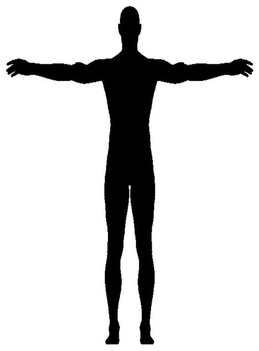
#> input picture scaled_mfrontf.jpg, 259 x 351 px, shrunk from 432 x 584 before the run
$ python run.py
#> lines starting #> are read from the running program, lines starting #| are printed output that depends on the picture; after the words box and inside, x2 and y2 are one past the last pixel; in counts of white or black regions, pixels touching at a corner belong together; long printed decimals are rounded
### parts.py

import cv2
import numpy as np
from outer import encContour
#cont_f=[]
#cont_f=encContour('mfront.jpg')

#to traverse through x and y coordinates(Rahul's fn.)
def retval (t,f,co) :

		x=[]

		for i in range(0,len(f)-1):
			a=f[:,0,1-co][i]-t
			b=f[:,0,1-co][i+1]-t
			if a*b == 0 :
				if a==0:
					x.append(f[:,0,co][i])
				else:
					x.append(f[:,0,co][i+1])
			else:
				if a*b<0:
					x.append((f[:,0,co][i]+f[:,0,co][i+1])/2)
		sorted(x)

		y=[]
		for i in range(0,len(x)-1):
			if x[i] == x[i+1] :
				continue
			y.append(x[i])
		if len(x) is not 0 :
			y.append(x[-1])
		return y

def disint(inpf, inps):
	'''
	inputs:
		inpf: input front image file
		inps: input side image file
	output:
		enclosing contour of:
			1. head
			2. body without head
			3. side view of head
			4. body without head side view
			5. hands(front view)
			6. body without hands(front view)
	'''
	imgf=cv2.imread(inpf)
	imgs=cv2.imread(inps)
	cont_f=encContour(inpf)
	cont_s=encContour(inps)


#getting extreme points

	l=tuple(cont_f[cont_f[:,:,0].argmin()][0])
	r=tuple(cont_f[cont_f[:,:,0].argmax()][0])
	t=tuple(cont_f[cont_f[:,:,1].argmin()][0])
	b=tuple(cont_f[cont_f[:,:,1].argmax()][0])
	ls=tuple(cont_s[cont_s[:,:,0].argmin()][0])
	rs=tuple(cont_s[cont_s[:,:,0].argmax()][0])
	ts=tuple(cont_s[cont_s[:,:,1].argmin()][0])
	bs=tuple(cont_s[cont_s[:,:,1].argmax()][0])
	length=r[0]-l[0]
	ran=np.linspace(0,b[1],200)
	for i in range(0,200):
		if i==0:
			continue
		ran[i]=b[1]-ran[i]

	c=0
	z=0
	X=[]
	for i in ran:
		x11=retval(i,cont_f,0)     #0 for y-coordinate
		if z==1:
			break
		if len(x11)==2 and c==0:
			wl=x11[1]-x11[0]
			c=1
		if len(x11)==2 and c==1:
			nl=x11[1]-x11[0]
			if nl<0.65*wl:
				X.append([x11[0],b[1]-i])
				X.append([x11[1],b[1]-i])
				z=1
				break
	imgf1=imgf
	imgs1=imgs
	h,w,d=imgf.shape
	h2,w2,d2=imgs.shape
	img1=np.zeros((h,w,d), dtype=np.uint8)
	img1[:,:]=[255,255,255]
	img2=np.zeros((h,w,d), dtype=np.uint8)
	img2[:,:]=[255,255,255]
	img2[0:int(i),:]=imgf1[0:int(i),:]			#projecting the head in blank image
	imgf1[0:int(i),:]=img1[0:int(i),:]			#removing the head from copy of image
	cv2.imwrite('head.jpg', img2)
	cv2.imwrite('body_without_head.jpg', imgf1)
	dist=int(i-t[1])
	img5=np.zeros((h2,w2,d2), dtype=np.uint8)
	img5[:,:]=[255,255,255]
	img6=np.zeros((h2,w2,d2), dtype=np.uint8)
	img6[:,:]=[255,255,255]
	img6[0:ts[1]+dist,:]=imgs1[0:ts[1]+dist,:]			#projecting the head in blank image
	imgs1[0:ts[1]+dist,:]=img5[0:ts[1]+dist,:]
	cv2.imwrite('head_side_view.jpg', img6)
	cv2.imwrite('side_view_without_head.jpg', imgs1)

	#cv2.imshow(img2, 'head')
	Y=[]
	height,width,dim=imgf.shape
#for hands
	a=0
	b=0
	ran2=np.linspace(1,r[0],200)
	for i in ran2:
		yp=retval(i-1,cont_f,1)
		y=retval(i,cont_f,1)
		if len(yp)==2 and a==0:
			p_slope=y[0]-yp[0]
			a=1									#comparing slopes
			continue
		elif len(yp)==2 and len(y)==2 and a==1:
			#print len(yp)
			slope=y[1]-yp[1]
			if p_slope!=0:
				b=1
				ratio=slope/p_slope
			p_slope=slope

		else:
			continue
		if b==1 and ratio>1.2:
			Y.append([i,y[1]])
			Y.append([width-i,y[1]])
			Y.append([i,y[0]])
			Y.append([width-i,y[0]])
			break
	print Y
	imgf2=cv2.imread(inpf)
	img3=np.zeros((height,width,dim), dtype=np.uint8)
	img3[:,:]=[255,255,255]
	img4=np.zeros((height,width,dim), dtype=np.uint8)
	img4[:,:]=[255,255,255]
	img4[:,0:int(i)]=imgf2[:,0:int(i)]
	img4[:,int(width-i):int(width)]=imgf2[:,int(width-i):int(width)]			#projecting hands in blank image
	imgf2[:,0:int(i)]=img3[:,0:int(i)]											#removing hands from copy of original image
	imgf2[:,int(width-i):int(width)]=img3[:,int(width-i):int(width)]			#also taking the mirror image of one hand
	cv2.imwrite('hands.jpg', img4)
	cv2.imwrite('body_without_hands.jpg', imgf2)
	return 'head.jpg', 'body_without_head.jpg', 'head_side_view.jpg', 'side_view_without_head.jpg', 'hands.jpg', 'body_without_hands.jpg';

### outer.py
import cv2
import numpy as np
from matplotlib import pyplot as plt
def encContour(i):
	if type(i) == np.ndarray:
		image=i
	else:
		image=cv2.imread(i)
	gray = cv2.cvtColor(image, cv2.COLOR_BGR2GRAY)
	#thresh = cv2.adaptiveThreshold(gray,255,cv2.ADAPTIVE_THRESH_GAUSSIAN_C,cv2.THRESH_BINARY_INV,11,8)
	#plt.imshow(thresh,cmap='gray')
	#plt.show()

	can=cv2.Canny(gray,120,200)
	#plt.imshow(can,cmap='gray')
	#plt.show()

	closing=cv2.morphologyEx(can,cv2.MORPH_CLOSE,np.ones((3,3),np.uint8),iterations=1)
	#plt.imshow(closing)
	#plt.show()
	contours,hei=cv2.findContours(closing.copy(),cv2.RETR_EXTERNAL,cv2.CHAIN_APPROX_NONE)
	#x=np.zeros(closing.shape,dtype=np.uint8)


	if len(contours) == 1 :
		#cv2.drawContours(x,contours,0,(255),2)
		#plt.imshow(x,'gray')
		#plt.show()
		return contours[0]
	else:
		k=0
		t=contours[0]
		for i in contours :
			if cv2.arcLength(t,False) < cv2.arcLength(i,False):
				t=i

	# [4 lines of commented-out code are left out]
	return t
# [7 lines left out: function give_extindices, not called in this run]

### parts_hum.py
import cv2
import numpy as np
from outer import encContour
from parts import retval
from matplotlib import pyplot as plt

def disint_hum(inpf):
	imgf=cv2.imread(inpf)
	#imgs=cv2.imread(inps)
	cont_f=encContour(inpf)
	#cont_s=encContour(inps)


	#getting extreme points

	l=tuple(cont_f[cont_f[:,:,0].argmin()][0])
	r=tuple(cont_f[cont_f[:,:,0].argmax()][0])
	t=tuple(cont_f[cont_f[:,:,1].argmin()][0])
	b=tuple(cont_f[cont_f[:,:,1].argmax()][0])
	# [4 lines of commented-out code are left out]
	hi=b[1]-t[1]
	p=t[1]+0.4*hi
	x=retval(p,cont_f,0)
	ran=np.linspace(t[1],p,200)
	for i in range(0,200):
		ran[i]=p-ran[i]
		ran[i]=ran[i]+t[1]

	Y=[]
	a=0
	b=0
	#sorted(ran,reverse=True)
	for i in ran:
		#i=-i
		#i=p+i
		if i==0:
			continue
		yp=retval(i-1,cont_f,0)
		y=retval(i,cont_f,0)
		if len(yp)==2 and a==0:
			p_slope=yp[0]-y[0]
			a=1									#comparing slopes
			continue
		elif len(yp)==2 and len(y)==2 and a==1:
			#print len(yp)
			slope=yp[0]-y[0]

			if p_slope!=0:
				b=1
				ratio=float(slope)/p_slope
			p_slope=slope

		else:
			continue
		if b==1 and ratio>1.5:
			Y.append(y[0])
			Y.append(y[1])
			break
	imgf2=cv2.imread(inpf)
	height,width,dim=imgf2.shape
	img3=np.zeros((height,width,dim), dtype=np.uint8)
	img3[:,:]=[255,255,255]
	img4=np.zeros((height,width,dim), dtype=np.uint8)
	img4[:,:]=[255,255,255]
	img4[:,0:int(Y[0])]=imgf2[:,0:int(Y[0])]
	img4[:,int(Y[1]):int(width)]=imgf2[:,int(Y[1]):int(width)]			#projecting hands in blank image
	imgf2[:,0:int(Y[0])]=img3[:,0:int(Y[0])]											#removing hands from copy of original image
	imgf2[:,int(Y[1]):int(width)]=img3[:,int(Y[1]):int(width)]			#also taking the mirror image of one hand
	cv2.imwrite('handsi.jpg', img4)
	#plt.imshow(img4)
	#plt.show()
	cv2.imwrite('body_without_handsi.jpg', imgf2)
	#plt.imshow(imgf2)
	#plt.show()

	#for cutting head
	ran2=np.linspace(l[0],r[0],300)
	q=0
	Z=[]
	for i in range(0,300):
		if i==0:
			continue
		z=retval(ran2[i],cont_f,1)
		zp=retval(ran2[i-1],cont_f,1)
		if a==0:
			p_slope=z[0]-zp[0]
			a=1
		elif a==1:
			slope=z[0]-zp[0]
			ratio=p_slope/slope
			p_slope=slope
		if ratio>1.2:
			Z.append(z[0])
			w=ran2[i]
			break

	imgf2=cv2.imread(inpf)
	img1=np.zeros((height,width,dim), dtype=np.uint8)
	img1[:,:]=[255,255,255]
	img2=np.zeros((height,width,dim), dtype=np.uint8)
	img2[:,:]=[255,255,255]
	img2[0:int(Z[0]),:]=imgf[0:int(Z[0]),:]
	imgf[0:int(Z[0]),:]=img1[0:int(Z[0]),:]
	cv2.imwrite('headi.jpg', img2)
	#plt.imshow(img4)
	#plt.show()
	cv2.imwrite('body_without_headi.jpg', imgf)
	#plt.imshow(imgf2)
	#plt.show()

	return 'handsi.jpg','body_without_handsi.jpg','head.jpg','body_without_headi.jpg'

### cont_2.py
import cv2
import numpy as np

def retCont(i):
	'''
	inputs:
		i: name of the image
	outputs:
		2 enclosing-contours having largest arc lengths.
		x: image file in which the contour is rendered
	'''
	image=cv2.imread(i)
	gray = cv2.cvtColor(image, cv2.COLOR_BGR2GRAY)
	#thresh = cv2.adaptiveThreshold(gray,255,cv2.ADAPTIVE_THRESH_GAUSSIAN_C,cv2.THRESH_BINARY_INV,11,8)

	can=cv2.Canny(gray,120,200)
	closing=cv2.morphologyEx(can,cv2.MORPH_CLOSE,np.ones((3,3),np.uint8),iterations=1)
	contours,hei=cv2.findContours(closing.copy(),cv2.RETR_EXTERNAL,cv2.CHAIN_APPROX_NONE)
	x=np.zeros(closing.shape,dtype=np.uint8)
	#cv2.drawContours(x,contours,0,(255),2)
	#cv2.imwrite('TEST.jpg',x)
	#print x.shape
	if len(contours) == 1 :
		return contours[0],[],x
	elif len(contours) == 2:
		return contours[0],contours[1],x
	else:
		k=0
		t={}
		t1=contours[0]
		t2=contours[1]
		if cv2.arcLength(t2,True) > cv2.arcLength(t1,True):
				t=t1
				t1=t2
				t2=t

		for i in contours :
			if cv2.arcLength(t1,True) < cv2.arcLength(i,True):
				t1=i
			if cv2.arcLength(t2,True) < cv2.arcLength(i,True) and cv2.arcLength(t1,True) > cv2.arcLength(i,True):
				t2=i
		return t1,t2,x

### man_hands.py
import cv2
import numpy as np
from cont_2 import retCont
from parts import disint
from parts import retval
from outer import encContour
from parts_hum import disint_hum

def swap(x,y):
	z=[]
	z=x
	x=y
	y=z
	return x,y

def cor_hands(samp,samp_side,img,img_side):
	'''
	inputs:
		samp:sample front image
		samp_side:sample image of side view
		img: given human front image
		img_side: given human image of side view

	output: image of the manipulated hands
	'''
	#taking front view and side view
	sa,sb,sc,sd,se,sf=disint(samp,samp_side)
#> in disint, imgf is the input picture: shape (351, 259, 3); min 0, max 255, mean 212.7
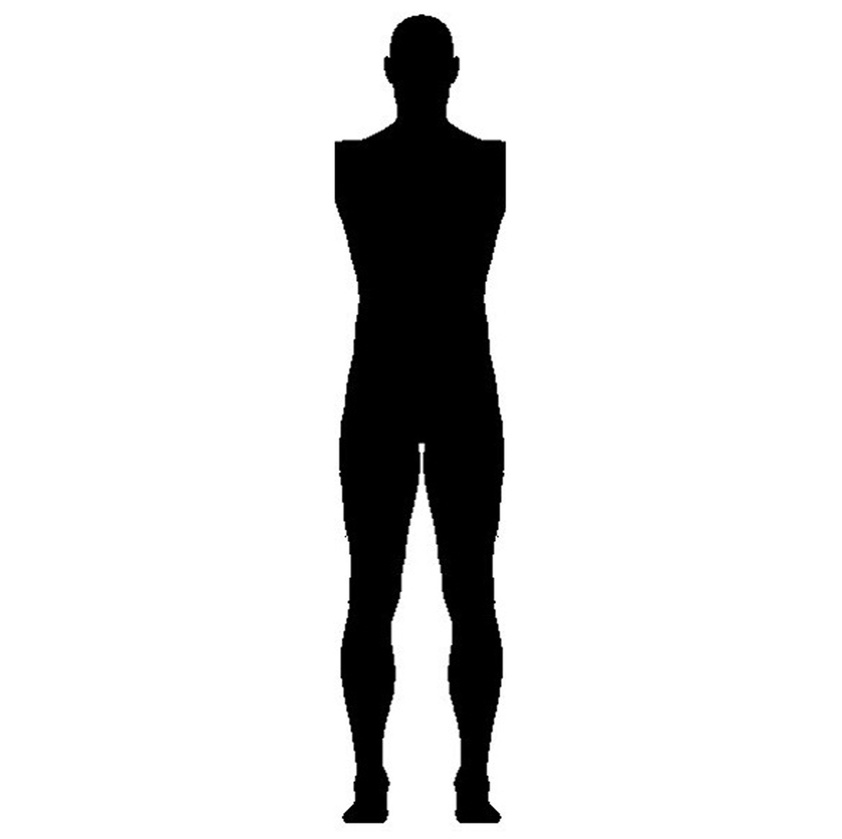
#> input picture mside.jpg, 842 x 839 px, shrunk from 1402 x 1397 before the run
#> in disint, imgs is the input picture: shape (839, 842, 3); min 0, max 255, mean 221.6
#> in encContour, `can=cv2.Canny(gray,120,200)`: can: shape (351, 259); 1.7% white in thin lines or dots
#> in encContour, `closing=cv2.morphologyEx(can,cv2.MORPH_CLOSE,np.ones((3,3),np.uint8),i..`: closing: shape (351, 259); 1.8% white in thin lines or dots
#> in encContour, `contours,hei=cv2.findContours(closing.copy(),cv2.RETR_EXTERNAL,cv2.CHA..`: contours = 1 contour; box (x1, y1, x2, y2) and area: (6, 6, 254, 345) 15161; hei = [[-1, -1, -1, -1]]
#> in disint, `cont_f=encContour(inpf)`: cont_f = contour of 1364 points, box (x1, y1, x2, y2) (6, 6, 254, 345), area 15161
#> call 2 of encContour, with i = 'mside.jpg'
#> in encContour (call 2), `can=cv2.Canny(gray,120,200)`:
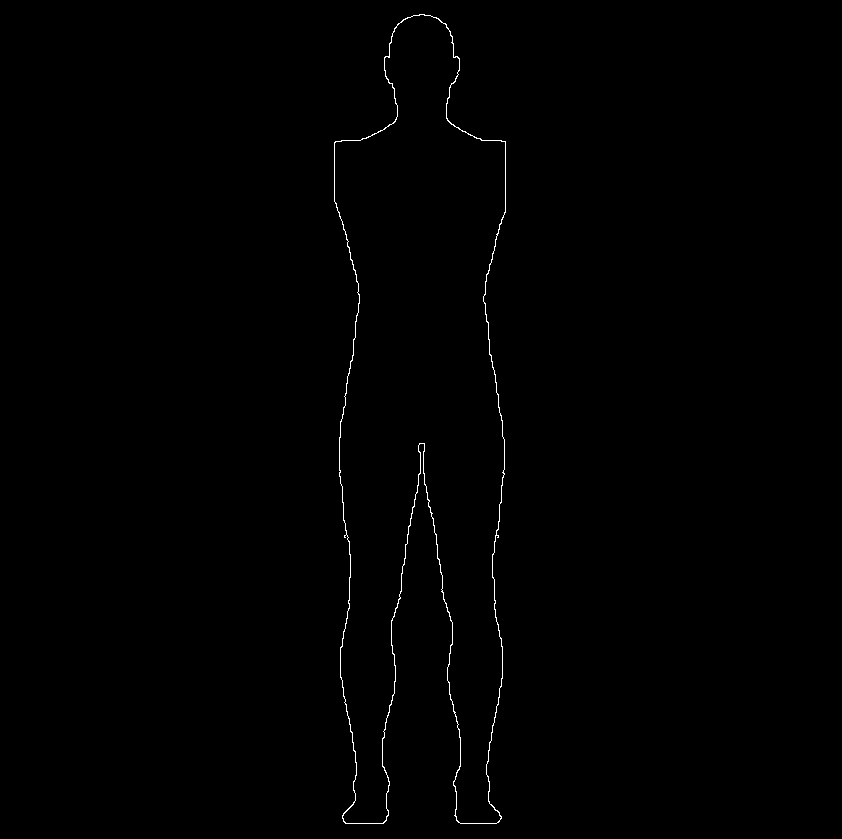
#> can: shape (839, 842); 0.42% white in thin lines or dots, all inside (x1, y1, x2, y2) = (334, 14, 506, 824)
#> in encContour (call 2), `contours,hei=cv2.findContours(closing.copy(),cv2.RETR_EXTERNAL,cv2.CHA..`: contours = 1 contour; box (x1, y1, x2, y2) and area: (334, 14, 506, 824) 92678
#> in disint, `cont_s=encContour(inps)`: cont_s = contour of 2518 points, box (x1, y1, x2, y2) (334, 14, 506, 824), area 92678
#> in disint, `l=tuple(cont_f[cont_f[:,:,0].argmin()][0])`: l = (6, 63)
#> in disint, `r=tuple(cont_f[cont_f[:,:,0].argmax()][0])`: r = (253, 71)
#> in disint, `t=tuple(cont_f[cont_f[:,:,1].argmin()][0])`: t = (127, 6)
#> in disint, `b=tuple(cont_f[cont_f[:,:,1].argmax()][0])`: b = (106, 344)
#> in disint, `ls=tuple(cont_s[cont_s[:,:,0].argmin()][0])`: ls = (334, 142)
#> in disint, `rs=tuple(cont_s[cont_s[:,:,0].argmax()][0])`: rs = (505, 212)
#> in disint, `ts=tuple(cont_s[cont_s[:,:,1].argmin()][0])`: ts = (419, 14)
#> in disint, `bs=tuple(cont_s[cont_s[:,:,1].argmax()][0])`: bs = (345, 823)
#> in disint, `length=r[0]-l[0]`: length = 247
#> after the loop in disint, `for i in range(0,200):`: ran = 200 values, max 342.3 at index 1, min 0 at index 0, mean 170.3
#> the loop in disint, `for i in ran:` made 168 passes
#> (wl, c, nl) on pass 81: (49, 1, 49)
#> nl on passes 82 to 87: 49, 50, 50, 50, 51, 51
#> after the loop in disint, `for i in ran:`: X = [[114, 288.7], [144, 288.7]]; c = 1; wl = 49
#> in disint, `imgf1[0:int(i),:]=img1[0:int(i),:]`:
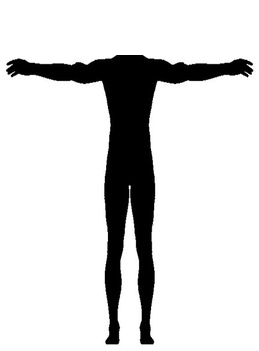
#> imgf1: shape (351, 259, 3); 1.45% of pixels changed, all inside (x1, y1, x2, y2) = (110, 0, 150, 55)
#> in disint, `imgs1[0:ts[1]+dist,:]=img5[0:ts[1]+dist,:]`:
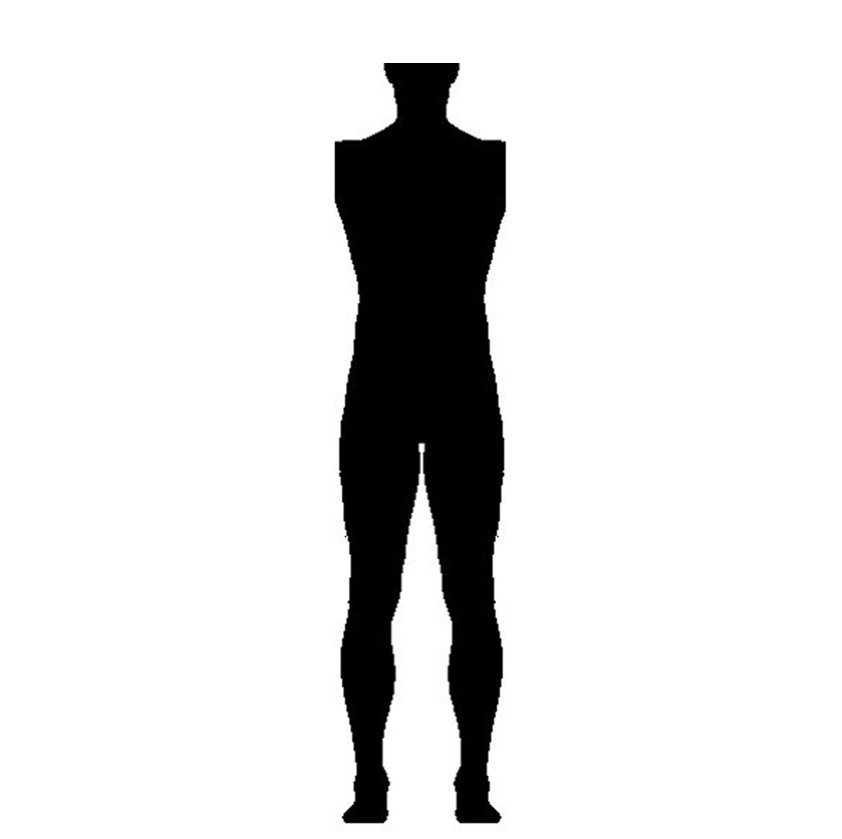
#> imgs1: shape (839, 842, 3); 0.53% of pixels changed, all inside (x1, y1, x2, y2) = (376, 8, 464, 63)
#> the loop in disint, `for i in ran2:` made 82 passes
#> (yp, y, slope, ratio, p_slope) on passes 10, 20, 40, 59: ([60, 76], [59, 76], 0, 0, 0), ([59, 75], [60, 75], 0, 0, 0), ([64, 79], [63, 79], 0, 0, 0), ([63, 81], [62, 81], 0, 0, 0)
#> (yp, y, slope, p_slope) on passes 9, 11, 13, 17, 19, 22: ([60, 74], [60, 76], 2, 2), ([59, 76], [59, 75], -1, -1), ([59, 75], [58, 74], -1, -1), ([58, 74], [59, 74], 0, 0), ([59, 74], [59, 75], 1, 1), ([60, 75], [61, 75], 0, 0)
#> after the loop in disint, `for i in ran2:`: Y = [[103.6, 87], [155.4, 87], [103.6, 59], [155.4, 59]]; a = 1
#| [[103.573, 87], [155.427, 87], [103.573, 59], [155.427, 59]]
#> in disint, `img4[:,int(width-i):int(width)]=imgf2[:,int(width-i):int(width)]`: img4: shape (351, 259, 3); min 0, max 255, mean 246
	a,b,c,d=disint_hum(img)
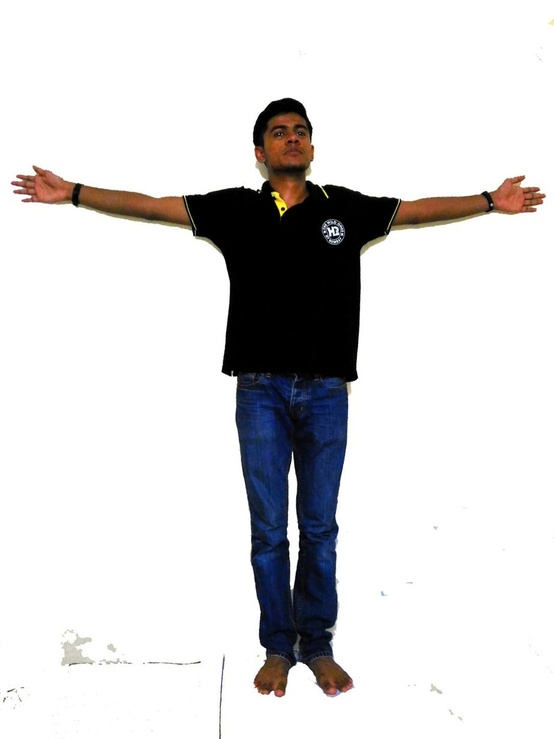
#> input picture ar1.jpg, 554 x 739 px, shrunk from 923 x 1231 before the run
#> in disint_hum, imgf is the input picture: shape (739, 554, 3); mean B, G, R 217.6, 216.8, 217.7
#> in encContour (call 3), `can=cv2.Canny(gray,120,200)`: can: shape (739, 554); 1.4% white in thin lines or dots, all inside (x1, y1, x2, y2) = (3, 97, 546, 739)
#> in encContour (call 3), `closing=cv2.morphologyEx(can,cv2.MORPH_CLOSE,np.ones((3,3),np.uint8),i..`: closing: shape (739, 554); 1.9% white; 28 white regions (9 under 20 px)
#> in encContour (call 3), `contours,hei=cv2.findContours(closing.copy(),cv2.RETR_EXTERNAL,cv2.CHA..`: contours = 19 contours, 10 with area under 20; largest, box (x1, y1, x2, y2) and area: (11, 97, 546, 698) 70228, (60, 633, 95, 666) 588, (218, 658, 225, 739) 144, (99, 658, 132, 666) 100, (148, 661, 201, 666) 94; hei = 19 rows, first 6: [1, -1, -1, -1], [2, 0, -1, -1], [3, 1, -1, -1], [4, 2, -1, -1], [5, 3, -1, -1], [6, 4, -1, -1]
#> in disint_hum, `cont_f=encContour(inpf)`: cont_f = contour of 2203 points, box (x1, y1, x2, y2) (11, 97, 546, 698), area 70228
#> in disint_hum, `l=tuple(cont_f[cont_f[:,:,0].argmin()][0])`: l = (11, 181)
#> in disint_hum, `r=tuple(cont_f[cont_f[:,:,0].argmax()][0])`: r = (545, 197)
#> in disint_hum, `t=tuple(cont_f[cont_f[:,:,1].argmin()][0])`: t = (287, 97)
#> in disint_hum, `b=tuple(cont_f[cont_f[:,:,1].argmax()][0])`: b = (278, 697)
#> in disint_hum, `hi=b[1]-t[1]`: hi = 600
#> in disint_hum, `p=t[1]+0.4*hi`: p = 337
#> in disint_hum, `x=retval(p,cont_f,0)`: x = [225, 358]
#> after the loop in disint_hum, `for i in range(0,200):`: ran = 200 values, max 337 at index 0, min 97 at index 199, mean 217
#> the loop in disint_hum, `for i in ran:` made 71 passes
#> (i, yp, y, slope, p_slope) on passes 5, 11, 20, 25, 26, 50, 54, 57: (332.2, [226, 358], [225, 358], 1, 1), (324.9, [227, 359], [226, 359], 1, 1), (314.1, [228, 359], [227, 359], 1, 1), (308.1, [228, 360], [228, 359], 0, 0), (306.8, [229, 360], [228, 360], 1, 1), (277.9, [228, 360], [229, 360], -1, -1), (273.1, [227, 360], [228, 360], -1, -1), (269.5, [226, 360], [227, 360], -1, -1)
#> (i, y, slope, p_slope) on passes 2, 3, 4, 6, 7, 8: (335.8, [225, 358], 0, 0), (334.6, [225, 358], 0, 0), (333.4, [225, 358], 0, 0), (331, [226, 359], 0, 0), (329.8, [226, 359], 0, 0), (328.6, [226, 359], 0, 0)
#> in disint_hum, `img4[:,int(Y[1]):int(width)]=imgf2[:,int(Y[1]):int(width)]`:
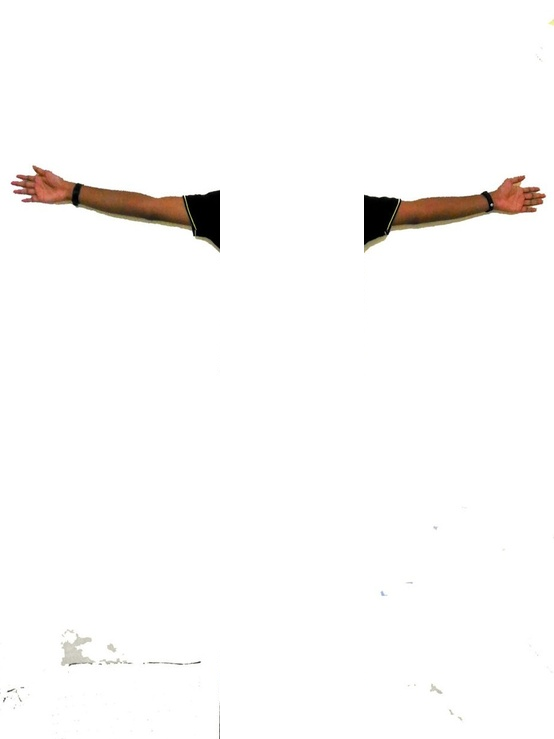
#> img4: shape (739, 554, 3); mean B, G, R 248.8, 249.5, 250.5
#> in disint_hum, `imgf[0:int(Z[0]),:]=img1[0:int(Z[0]),:]`: imgf: shape (739, 554, 3); 1.55% of pixels changed, all inside (x1, y1, x2, y2) = (10, 10, 554, 174)
	conts1,conts2,sx=retCont(se)
#> in retCont, `can=cv2.Canny(gray,120,200)`: can: shape (351, 259); 0.59% white in thin lines or dots, all inside (x1, y1, x2, y2) = (6, 58, 254, 90)
#> sx: shape (351, 259); every value is 0
	conti1,conti2,ix=retCont(a)
#> call 2 of retCont, with i = 'handsi.jpg'
#> in retCont (call 2), `can=cv2.Canny(gray,120,200)`: can: shape (739, 554); 0.63% white in thin lines or dots, all inside (x1, y1, x2, y2) = (3, 165, 546, 739)
#> in retCont (call 2), `closing=cv2.morphologyEx(can,cv2.MORPH_CLOSE,np.ones((3,3),np.uint8),i..`:
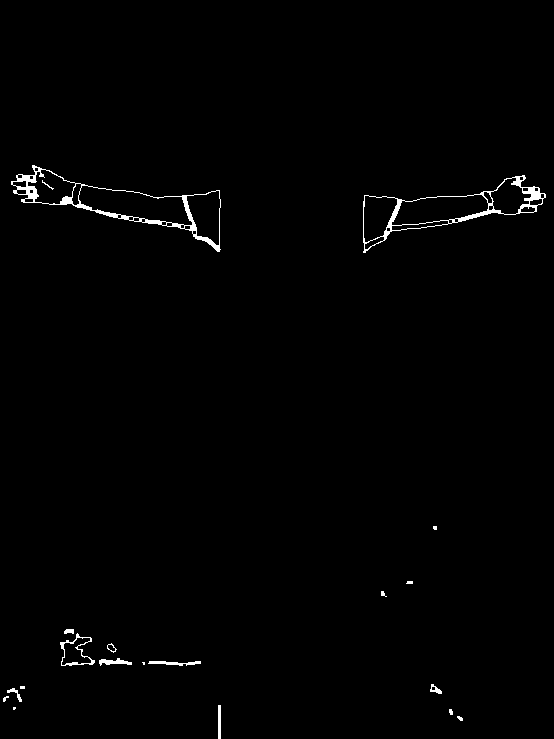
#> closing: shape (739, 554); 0.92% white; 20 white regions (6 under 20 px), largest, box (x1, y1, x2, y2) and area: (11, 165, 221, 252) 1531, (363, 175, 546, 253) 1264, (60, 633, 95, 666) 230
#> the loop in retCont (call 2), `for i in contours :` made 19 passes
#> ix: shape (739, 554); every value is 0
	im=cv2.imread(img)
	ims=cv2.imread(samp)
	h,w,d=im.shape

	#encContour('hands.jpg')
	#cont1.shape=cont2.shape
	#cont=cont1+cont2
	sll=tuple(conts1[conts1[:,:,0].argmin()][0])
	slr=tuple(conts1[conts1[:,:,0].argmax()][0])
	slt=tuple(conts1[conts1[:,:,1].argmin()][0])
	slb=tuple(conts1[conts1[:,:,1].argmax()][0])
	srl=tuple(conts2[conts2[:,:,0].argmin()][0])
	srr=tuple(conts2[conts2[:,:,0].argmax()][0])
	srt=tuple(conts2[conts2[:,:,1].argmin()][0])
	srb=tuple(conts2[conts2[:,:,1].argmax()][0])
	ill=tuple(conti1[conti1[:,:,0].argmin()][0])
	ilr=tuple(conti1[conti1[:,:,0].argmax()][0])
	ilt=tuple(conti1[conti1[:,:,1].argmin()][0])
	ilb=tuple(conti1[conti1[:,:,1].argmax()][0])
	irl=tuple(conti2[conti2[:,:,0].argmin()][0])
	irr=tuple(conti2[conti2[:,:,0].argmax()][0])
	irt=tuple(conti2[conti2[:,:,1].argmin()][0])
	irb=tuple(conti2[conti2[:,:,1].argmax()][0])
	C=[]
	if sll[0]>srl[0]:
		conts1,conts2=swap(conts1,conts2)
		sll,srl=swap(sll,srl)
		slr,srr=swap(slr,srr)
	if ill[0]>irl[0]:
		conti1,conti2=swap(conti1,conti2)
		ill,irl=swap(ill,irl)
		ilr,irr=swap(ilr,irr)

	lens1=slr[0]-sll[0]
	#lens2=srr[1]-srl[1]
	leni1=ilr[0]-ill[0]
	#leni2=irr[1]-irl[1]
	ratio1=lens1/leni1
	#ratio2=lens2/leni2
	#resizing
	x=[]
	x=conts1[:,0,0]-slr[0]
	conts1[:,0,0]=x*ratio1 +slr[0]
	#x=[]
	#x=conts2[:,0,0]-srl[0]
	#conts2[:,0,0]=x*ratio2 +srl[0]
	#to get the shirt point
	'''a=0
	ran2=np.linspace(1,ilr[0],200)
	for i in ran2:
		yp=retval(i-1,conti1,1)
		y=retval(i,conti1,1)
		if len(yp)==2 and a==0:
			p_slope=y[0]-yp[0]
			a=1									#comparing slopes
			continue
		if len(yp)==2 and len(y)==2 and a==1:
			#print len(yp)
			slope=y[1]-yp[1]
			if p_slope!=0:
				ratio=slope/p_slope
			p_slope=slope
		else:
			continue
		if ratio>1.5:
			Y.append([i,y[1]])
			Y.append([i,y[0]])
			break
	ori_len=Y[0][1]-Y[1][1]
	X=retval(i,conts1,1)
	vir_len=X[0][1]-X[1][1]
	r=ori_len/vir_len'''

	p=(1.718/2.618)*leni1 + ill[0]
	yi=retval(p,conti1,1)
	ori_len=yi[1]-yi[0]
	ys=retval(p,conts1,1)
#> (the run stopped early here; a loop or call above may not have finished)
